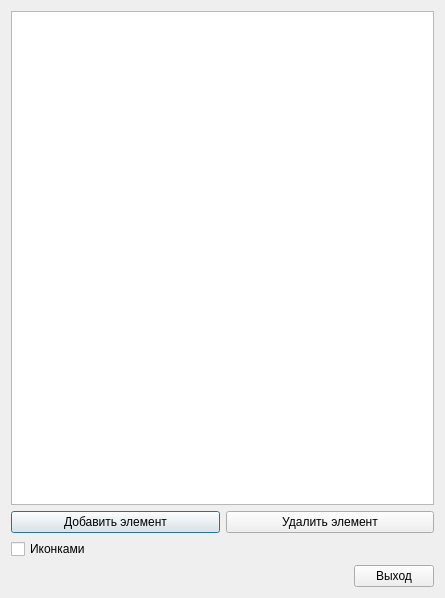
<?xml version="1.0" encoding="UTF-8"?>
<ui version="4.0">
 <class>task2</class>
 <widget class="QDialog" name="task2">
  <property name="geometry">
   <rect>
    <x>0</x>
    <y>0</y>
    <width>445</width>
    <height>598</height>
   </rect>
  </property>
  <property name="sizePolicy">
   <sizepolicy hsizetype="Maximum" vsizetype="Maximum">
    <horstretch>0</horstretch>
    <verstretch>0</verstretch>
   </sizepolicy>
  </property>
  <property name="windowTitle">
   <string>Dialog</string>
  </property>
  <layout class="QVBoxLayout" name="verticalLayout_2">
   <item>
    <layout class="QVBoxLayout" name="verticalLayout">
     <item>
      <widget class="QListWidget" name="listWidget"/>
     </item>
     <item>
      <layout class="QHBoxLayout" name="horizontalLayout">
       <property name="sizeConstraint">
        <enum>QLayout::SetFixedSize</enum>
       </property>
       <item>
        <widget class="QPushButton" name="pushButton">
         <property name="text">
          <string>Добавить элемент</string>
         </property>
        </widget>
       </item>
       <item>
        <widget class="QPushButton" name="pushButton_2">
         <property name="text">
          <string>Удалить элемент</string>
         </property>
        </widget>
       </item>
      </layout>
     </item>
    </layout>
   </item>
   <item>
    <widget class="QCheckBox" name="checkBox">
     <property name="text">
      <string>Иконками</string>
     </property>
    </widget>
   </item>
   <item>
    <widget class="QPushButton" name="pushButton_3">
     <property name="sizePolicy">
      <sizepolicy hsizetype="Maximum" vsizetype="Fixed">
       <horstretch>0</horstretch>
       <verstretch>0</verstretch>
      </sizepolicy>
     </property>
     <property name="layoutDirection">
      <enum>Qt::RightToLeft</enum>
     </property>
     <property name="text">
      <string>Выход</string>
     </property>
    </widget>
   </item>
  </layout>
 </widget>
 <resources/>
 <connections/>
</ui>
